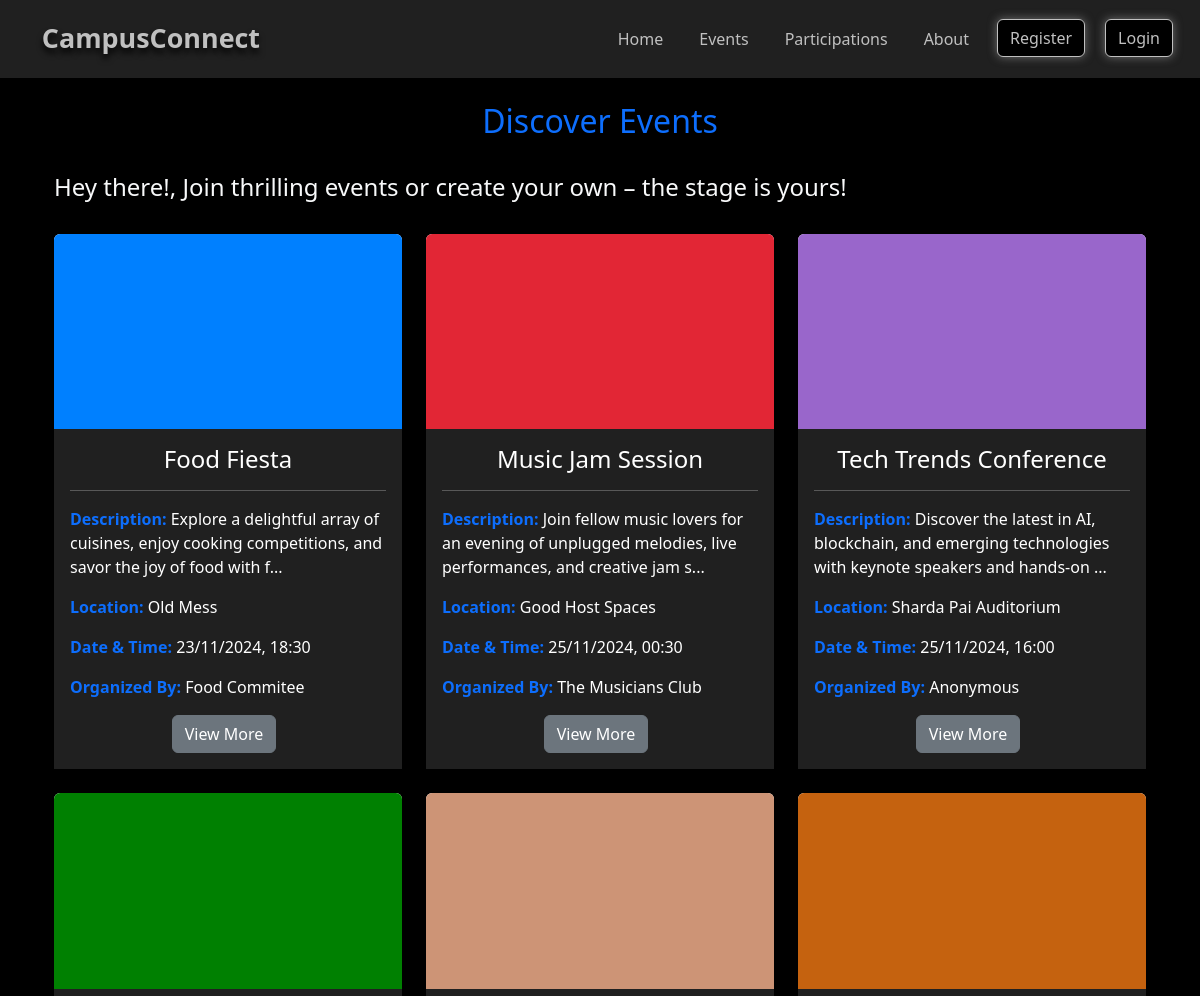
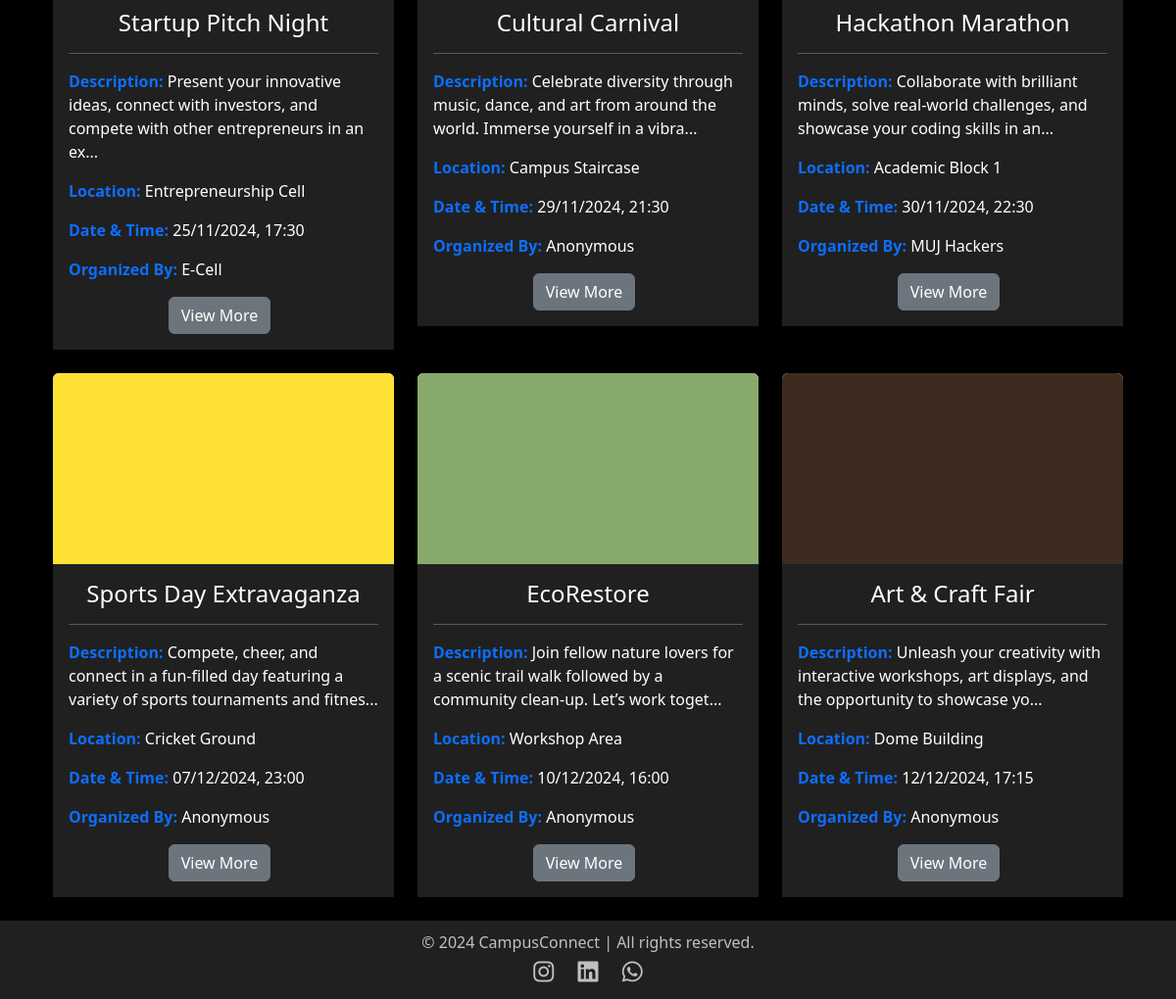
Screenshot of /events/ with the database file from the repository (2 pictures, top to bottom).
### events/models.py (models this page shows, shortened)
class Event(models.Model):
    user = models.ForeignKey(User, on_delete=models.CASCADE)
    title = models.CharField(max_length=255)
    description = models.TextField()
    event_datetime = models.DateTimeField(default=timezone.now)
    location = models.CharField(max_length=255)
    photo = models.ImageField(upload_to='events/photos/', blank=True, null=True)
    organized_by = models.CharField(max_length=255, default="Anonymous")
    participants = models.ManyToManyField(User, related_name="registered_events", blank=True)

### events/views.py (the view)
# urls.py: path('', include('events.urls')),
def events(request):
    events = Event.objects.all().order_by('event_datetime')
    return render(request, 'events.html', {'events': events})

### events/templates/events.html (shortened to what this page needs)
{% extends "layout.html" %}
{% block content %}
<h2 class="text-center mt-4" style="color: #0d6efd;">Discover Events</h2>
<div class="post">
    {% if user.is_authenticated %}
        <h4 class="ms-1 pt-4 text-light p-2">
            Hey <span style="color:#0d6efd;">{{ user.username }}</span>!, Join thrilling events or create your own – the stage is yours!
        </h4>
        <a class="btn btn-primary mb-2 mt-2 ms-3 p-2 rounded" href="{% url 'create_event' %}">
            Add Event
        </a>
    {% else %}
        <h4 class="ms-1 pt-4 text-light p-2">
            Hey there!, Join thrilling events or create your own – the stage is yours!
        </h4>
    {% endif %}
</div>
<div class="container mt-4">
    <div class="row">
        {% for event in events %}
        <div class="col-md-4 col-sm-6 mb-4">
            <div class="card border-0 shadow-sm rounded">
                {% if event.photo %}
                <img src="{{ event.photo.url }}" class="card-img-top rounded-top" alt="Event photo">
                {% else %}
                <img src="default_image_url.jpg" class="card-img-top rounded-top" alt="Default image">
                {% endif %}
                <div class="card-body" style="background-color: #202020; color: white;">
                    <h4 class="card-title"><center>{{ event.title }}</center></h4><hr>
                    <p class="card-text"><strong><span style="color: #0d6efd;">Description:</span></strong> {{ event.description|slice:":100" }}...</p>
                    <p><strong><span style="color: #0d6efd;">Location:</span></strong> {{ event.location }}</p>
                    <p><strong><span style="color: #0d6efd;">Date & Time:</span></strong> {{ event.event_datetime|date:"d/m/Y, H:i" }}</p>
                    <p><strong><span style="color: #0d6efd;">Organized By:</span></strong> {{ event.organized_by }}</p>
                    <div class="btn-container d-flex justify-content-center align-items-center mt-2">
                        <a href="{% url 'event_detail' event.id %}" class="btn btn-secondary rounded me-2">View More</a>
                    </div>
                </div>
            </div>
        </div>
        {% empty %}
        <p class="text-white">No events available.</p>
        {% endfor %}
    </div>
</div>
{% endblock %}

### templates/layout.html (shortened to what this page needs)
{% load static %}
<!DOCTYPE html>
<html lang="en">
<head>
    <link href="https://cdn.jsdelivr.net/npm/bootstrap@5.3.3/dist/css/bootstrap.min.css" rel="stylesheet">
    <link rel="stylesheet" href="https://cdnjs.cloudflare.com/ajax/libs/font-awesome/6.0.0-beta3/css/all.min.css">
</head>
<body>
    <nav class="navbar navbar-expand-lg navbar-dark">
        <div class="container-fluid">
            <a class="navbar-brand" href="{% url 'home' %}">CampusConnect</a>
            <div class="collapse navbar-collapse" id="navbarSupportedContent">
                <ul class="navbar-nav ms-auto">
                    <li class="nav-item">
                        <a class="nav-link" href="{% url 'home' %}">Home</a>
                    </li>
                    <li class="nav-item">
                        <a class="nav-link" href="{% url 'events' %}">Events</a>
                    </li>
                    <li class="nav-item">
                        <a class="nav-link" href="{% url 'participations' %}">Participations</a>
                    </li>
                    <li class="nav-item">
                        <a class="nav-link" href="{% url 'about' %}">About</a>
                    </li>
                    {% if user.is_authenticated %}
                    <li class="nav-item">
                        <form method="post" action="{% url 'logout' %}" class="d-inline">
                            {% csrf_token %}
                            <button class="btn" type="submit">Logout</button>
                        </form>
                    </li>
                    {% else %}
                    <li class="nav-item">
                        <a href="{% url 'register' %}" class="btn">Register</a>
                    </li>
                    <li class="nav-item">
                        <a href="{% url 'login' %}" class="btn">Login</a>
                    </li>
                    {% endif %}
                </ul>
            </div>
        </div>
    </nav>
    <div class="container content">
        {% block content %}
        {% endblock %}
    </div>
    <footer class="footer mt-auto">
        <span>&copy; 2024 CampusConnect | All rights reserved.</span>
        <div class="social-icons">
            <a href="https://www.instagram.com/yourProfile" target="_blank"><i class="fab fa-instagram"></i></a>
            <a href="https://www.linkedin.com/yourProfile" target="_blank"><i class="fab fa-linkedin"></i></a>
            <a href="https://www.whatsapp.com/yourProfile" target="_blank"><i class="fab fa-whatsapp"></i></a>
        </div>
    </footer>
</body>
</html>

### templates/layout.html (style rules this page uses)
body { background-color: #000000; color: #f8f9fa; min-height: 100vh; display: flex; flex-direction: column; }
.navbar { background-color: #202020; padding: 15px; box-shadow: 0 0 10px rgba(0, 0, 0, 0.5); }
.navbar-brand { font-size: 1.6rem; color: #C0C0C0; text-shadow: 0 4px 6px rgba(0, 0, 0, 0.9); margin-left: 20px; font-weight: 900; transition: transform 0.4s ease; transform: scale(1.05); }
.navbar-nav .nav-item { margin-left: 20px; }
.navbar-nav .nav-link { color: #C0C0C0; transition: color 0.3s ease; }
.navbar .btn { background-color: #000000; color: #C0C0C0; border: 1.5px solid #C0C0C0; box-shadow: 0 0 10px rgba(192, 192, 192, 0.5); }
.footer { background-color: #202020; color: #C0C0C0; text-align: center; padding: 10px; box-shadow: 0 -4px 8px rgba(0, 0, 0, 0.5); margin-top: auto; }
.footer .social-icons a { color: #C0C0C0; margin: 0 10px; font-size: 1.5rem; text-decoration: none; transition: color 0.3s ease; }
.content { flex: 1; }

### events/templates/events.html (style rules this page uses)
.btn-container a, .btn-container form { display: inline-block; }
.btn-container { gap: 10px; }
.card { border-radius: 8px; box-shadow: 0 4px 10px rgba(0, 0, 0, 0.2); transition: transform 0.3s ease, box-shadow 0.3s ease; }
.card-body { background-color: #202020; color: #ffffff; }
.card-title { color: #ffffff; }
.btn { transition: transform 0.3s ease, box-shadow 0.3s ease; }
.d-flex.justify-content-center { justify-content: center; }

### rows the page displays
Event: photo (picture), title "Food Fiesta", description "Explore a delightful array of cuisines, enjoy cooking competitions, and savor the joy of food with f", location "Old Mess", event_datetime "23/11/2024, 18:30", organized_by "Food Commitee"
Event: photo (picture), title "Music Jam Session", description "Join fellow music lovers for an evening of unplugged melodies, live performances, and creative jam s", location "Good Host Spaces", event_datetime "25/11/2024, 00:30", organized_by "The Musicians Club"
Event: photo (picture), title "Tech Trends Conference", description "Discover the latest in AI, blockchain, and emerging technologies with keynote speakers and hands-on", location "Sharda Pai Auditorium", event_datetime "25/11/2024, 16:00", organized_by "Anonymous"
Event: photo (picture), title "Startup Pitch Night", description "Present your innovative ideas, connect with investors, and compete with other entrepreneurs in an ex", location "Entrepreneurship Cell", event_datetime "25/11/2024, 17:30", organized_by "E-Cell"
Event: photo (picture), title "Cultural Carnival", description "Celebrate diversity through music, dance, and art from around the world. Immerse yourself in a vibra", location "Campus Staircase", event_datetime "29/11/2024, 21:30", organized_by "Anonymous"
Event: photo (picture), title "Hackathon Marathon", description "Collaborate with brilliant minds, solve real-world challenges, and showcase your coding skills in an", location "Academic Block 1", event_datetime "30/11/2024, 22:30", organized_by "MUJ Hackers"
Event: photo (picture), title "Sports Day Extravaganza", description "Compete, cheer, and connect in a fun-filled day featuring a variety of sports tournaments and fitnes", location "Cricket Ground", event_datetime "07/12/2024, 23:00", organized_by "Anonymous"
Event: photo (picture), title "EcoRestore", description "Join fellow nature lovers for a scenic trail walk followed by a community clean-up. Let’s work toget", location "Workshop Area", event_datetime "10/12/2024, 16:00", organized_by "Anonymous"
Event: photo (picture), title "Art & Craft Fair", description "Unleash your creativity with interactive workshops, art displays, and the opportunity to showcase yo", location "Dome Building", event_datetime "12/12/2024, 17:15", organized_by "Anonymous"
